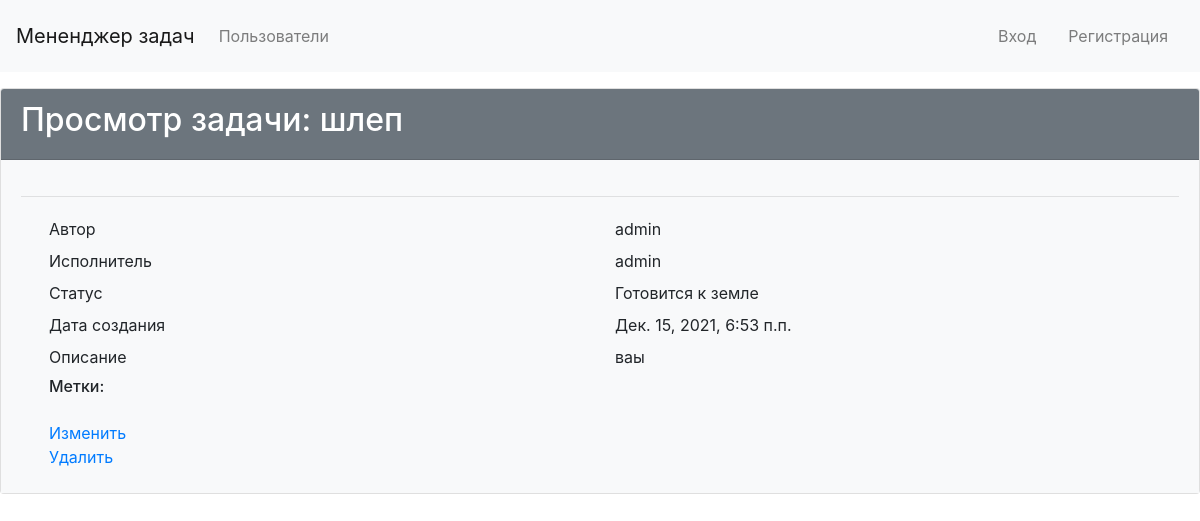
Before: /tasks/7/ with the older database file.
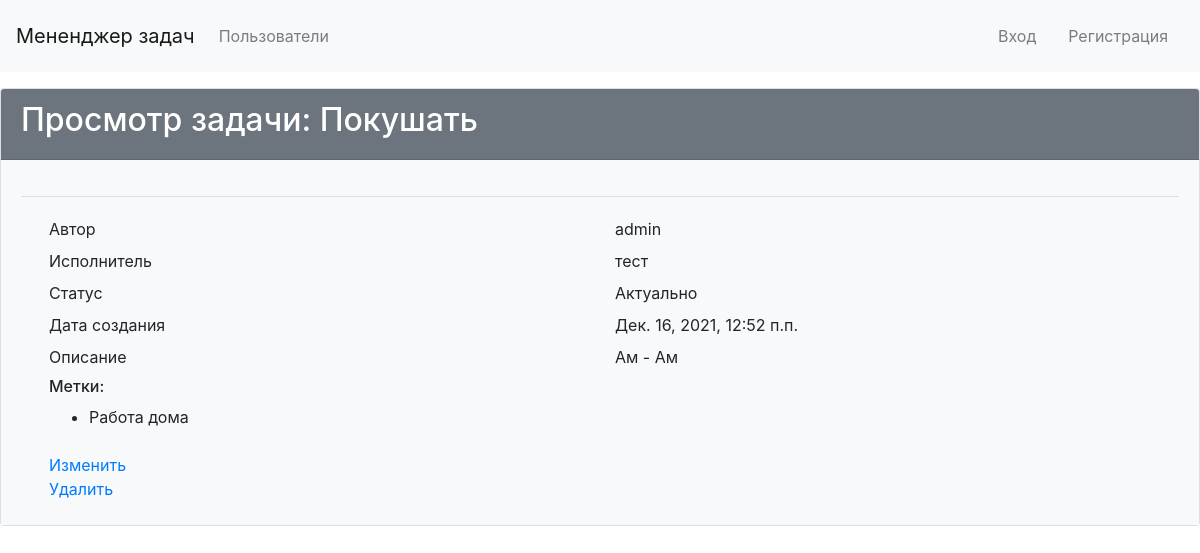
After: the same page with the newer database file.
### tasks/models.py (models this page shows, shortened)
class Task(models.Model):
    name = models.CharField(max_length=75)
    description = models.TextField(
        'Description',
        max_length=200,
        blank=True,
        null=True
    )
    created_at = models.DateTimeField(auto_now_add=True)
    status = models.ForeignKey(
        Status,
        blank=True,
        null=True,
        related_name='status',
        on_delete=models.CASCADE,
        verbose_name='Status'
    )
    creator = models.ForeignKey(
        User,
        related_name='creator',
        on_delete=models.CASCADE,
        verbose_name='Creator'
    )
    executor = models.ForeignKey(
        User,
        verbose_name='Executor',
        on_delete=models.CASCADE,
        null=True,
        blank=True,
        related_name='executor'
    )
    tags = models.ManyToManyField(
        Tags,
        blank=True,
        verbose_name='Tags',
        related_name='Tags',
    )
    class Meta():
        ordering = ['name']

### main_page/models.py (models this page shows)
class CustomUser(AbstractUser):
    def __str__(self):
        return self.username

### status/models.py (models this page shows)
class Status(models.Model):
    name = models.CharField(max_length=30)
    created_at = models.DateTimeField(auto_now_add=True)
    class Meta(object):
        verbose_name = 'status'
        verbose_name_plural = 'statuses'
    def __str__(self):
        return self.name

### tags/models.py (models this page shows)
class Tags(models.Model):
    name = models.CharField(max_length=20)
    created_at = models.DateTimeField(auto_now_add=True)
    class Meta(object):
        verbose_name = 'tag'
        verbose_name_plural = 'tags'
    def __str__(self):
        return self.name

### tasks/views.py (the view)
# urls.py: path('<int:pk>/', TaskView.as_view(), name='view_task'),
class TaskView(View):
    def get(self, request, pk):
        model = Task.objects.get(id=pk)
        return render(request, 'tasks/task_view.html',
                      context={'task': model, 'tags_list': model.tags})

### templates/tasks/task_view.html (shortened to what this page needs)
{% extends 'main_template.html' %}
{% load i18n %}
{% block title %}
    <head>
    </head>
{% endblock %}
{% block content %}
<div class="card">
  <div class="card-header bg-secondary text-white">
    <h2>{% trans "Просмотр задачи" %}: {{ task.name }}</h2>
  </div>
  <div class="card-body bg-light">
    <hr>
    <div class="container">
      <div class="row p-1">
        <div class="col">{% trans "Автор" %}</div>
        <div class="col">{{ task.creator }}</div>
      </div>
      <div class="row p-1">
        <div class="col">{% trans "Исполнитель" %}</div>
        <div class="col">{{ task.executor }}</div>
      </div>
      <div class="row p-1">
        <div class="col">{% trans "Статус" %}</div>
        <div class="col">{{ task.status }}</div>
      </div>
      <div class="row p-1">
        <div class="col">{% trans "Дата создания" %}</div>
        <div class="col">{{ task.created_at }}</div>
      </div>
      <div class="row p-1">
        <div class="col">{% trans "Описание" %}</div>
        <div class="col">{{ task.description }}</div>
      </div>
      <div class="row p-1">
        <div class="col">
          <h6>{% trans "Метки" %}:</h6>
          {% if task.tags %}
          <ul>
            {% for tag in task.tags.all %}
              <li>{{ tag }}</li>
            {% endfor %}
          </ul>
          {% else %}
            <p>{% trans "Список меток пустой" %}</p>
          {% endif %}
        </div>
      </div>
      <div class="row p-1">
        <div class="col">
          <a href="{% url 'update_task' task.id %}">{% trans "Изменить" %}</a>
          <br>
          <a href="{% url 'delete_task' task.id %}">{% trans "Удалить" %}</a>
        </div>
      </div>
    </div>
  </div>
</div>
{% endblock %}

Changed rows visible on the page:
changed Task "admin": name "шлеп" → "Покушать"; executor "admin" → "тест"; status "Готовится к земле" → "Актуально"; created_at "Дек. 15, 2021, 6:53 п.п." → "Дек. 16, 2021, 12:52 п.п."; description "ваы" → "Ам - Ам"
added Tags: name "Работа дома"
